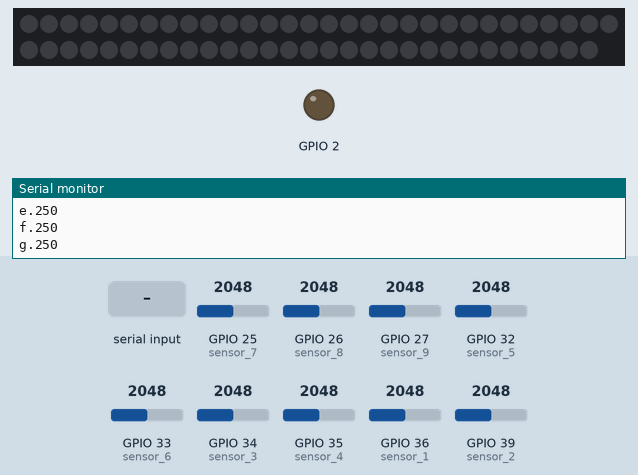
Simulated run of this program. Board: ESP32. Parts: 59 RGB LEDs in strip order, left to right, continuing on the next row, output pins drawn as LEDs (lit = HIGH), the last lines printed to the serial monitor. The inputs (shaded band) are chosen by the test bench; at power-on: GPIO 25 (sensor_7) = 2048, GPIO 26 (sensor_8) = 2048, GPIO 27 (sensor_9) = 2048, GPIO 32 (sensor_5) = 2048, GPIO 33 (sensor_6) = 2048, GPIO 34 (sensor_3) = 2048, GPIO 35 (sensor_4) = 2048, GPIO 36 (sensor_1) = 2048, GPIO 39 (sensor_2) = 2048. Dim RGB values are drawn brighter than linear.

Above: at 1.2 s.
1.3 s: "1051\n" received over Serial
At 1.75 s:
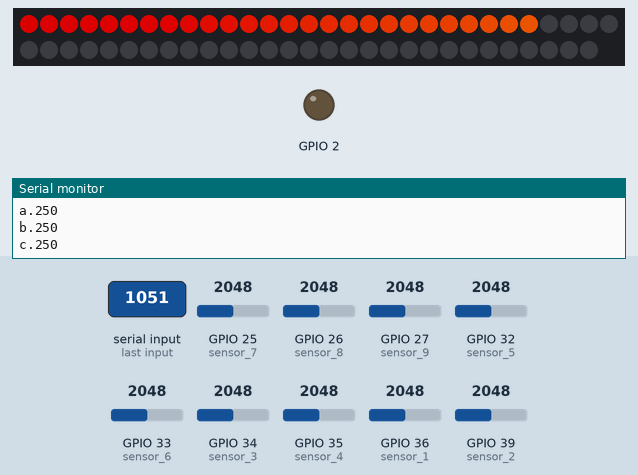
At 3.7 s:
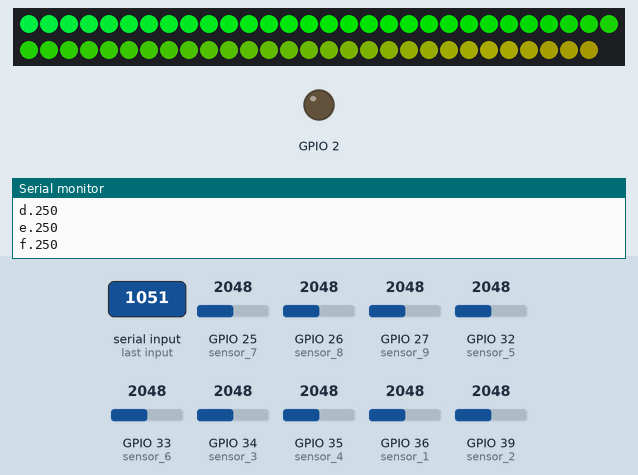
4.3 s: "1054\n" received over Serial
At 5.7 s:
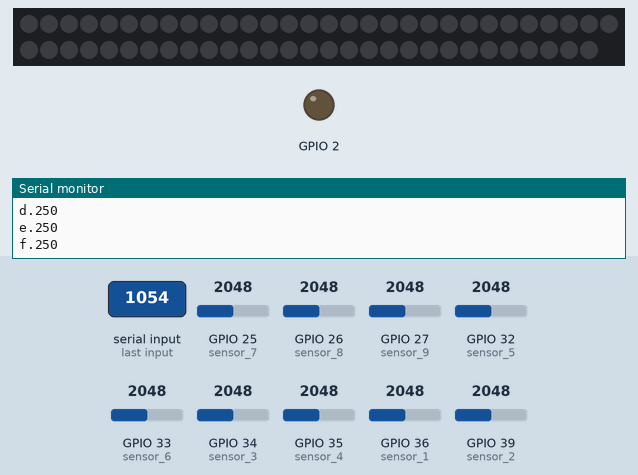
Timing chart, 0 to 7.3 s (numbered marks = the images above; inputs shaded):
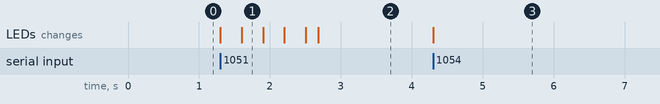

The program:

main.cpp
```cpp
// this code is for the sensors and LED strip
// v1
// recive values from rgb + brightness
// |r|g|b|brightness|
// |0-255|256-511|512-767|768-|1023|
// commands for led effect
// 1051 - rainbow
// 1053 || 1054 - center to outside
// 1055 - snake outside to center and vice viera
// 1057 - clear

#include <FastLED.h>
#define NUM_LEDS 59
#define PIN 14
CRGB leds[NUM_LEDS];
int serialdata;
int x[4];

const int sensor_1 = 36;
const int sensor_2 = 39;
const int sensor_3 = 34;
const int sensor_4 = 35;
const int sensor_5 = 32;
const int sensor_6 = 33;
const int sensor_7 = 25;
const int sensor_8 = 26;
const int sensor_9 = 27;
TaskHandle_t SensRead;

// fast led cyclon e za rainbow

void showStrip();
void setPixel(int Pixel, byte red, byte green, byte blue);
void codeForSensRead(void *parameter);
void serialout();
void loop();
void serialin();
void CenterToOutside(byte red, byte green, byte blue, int EyeSize, int SpeedDelay, int ReturnDelay);
void OutsideToCenter(byte red, byte green, byte blue, int EyeSize, int SpeedDelay, int ReturnDelay);
void fadeall();
void Rainbow();

void setup()
{
  Serial.begin(115200);
  Serial.setTimeout(5);
  FastLED.addLeds<WS2812B, PIN, GRB>(leds, NUM_LEDS);

  xTaskCreatePinnedToCore(
      codeForSensRead, /* Task function. */
      "SensRead",      /* name of task. */
      1000,            /* Stack size of task */
      NULL,            /* parameter of the task */
      1,               /* priority of the task */
      &SensRead,       /* Task handle to keep track of created task */
      0);              /* Core */

  pinMode(36, INPUT);
  pinMode(39, INPUT);
  pinMode(34, INPUT);
  pinMode(35, INPUT);
  pinMode(32, INPUT);
  pinMode(33, INPUT);
  pinMode(25, INPUT);
  pinMode(26, INPUT);
  pinMode(27, INPUT);
  pinMode(13, INPUT);
  pinMode(2, OUTPUT);

  x[3]=60;
}

void showStrip()
{
  FastLED.show();
}

void setPixel(int Pixel, byte red, byte green, byte blue)
{
  leds[Pixel].r = red;
  leds[Pixel].g = green;
  leds[Pixel].b = blue;
}

void setAll(byte red, byte green, byte blue)
{
  for (int i = 0; i < NUM_LEDS; i++)
  {
    setPixel(i, red, green, blue);
  }
  showStrip();
}

void codeForSensRead(void *parameter)
{
  for (;;)
  {
    serialout();

  }
}
void serialout()
{
  Serial.print("a.");
  Serial.println(map(analogRead(sensor_1), 0, 4095, 500, 0));
  delay(5);
  Serial.print("b.");
  Serial.println(map(analogRead(sensor_2), 0, 4095, 500, 0));
  delay(5);
  Serial.print("c.");
  Serial.println(map(analogRead(sensor_3), 0, 4095, 500, 0));
  delay(5);
  Serial.print("d.");
  Serial.println(map(analogRead(sensor_4), 0, 4095, 500, 0));
  delay(5);
  Serial.print("e.");
  Serial.println(map(analogRead(sensor_5), 0, 4095, 500, 0));
  delay(5);
  Serial.print("f.");
  Serial.println(map(analogRead(sensor_6), 0, 4095, 500, 0));
  delay(5);
  Serial.print("g.");
  Serial.println(map(analogRead(sensor_7), 0, 4095, 500, 0));
  delay(5);
  Serial.print("h.");
  Serial.println(map(analogRead(sensor_8), 0, 4095, 500, 0));
  delay(5);
  Serial.print("i.");
  Serial.println(map(analogRead(sensor_9), 0, 4095, 500, 0));
  delay(5);
}

void loop()
{
  serialin();
}

void serialin()
{
  if (Serial.available() > 0)
  {
   // Serial.print("values  ");
    serialdata = Serial.parseInt();
    //Serial.println(serialdata);
    if (serialdata >= 0 && serialdata <= 255)
    {
      x[0] = serialdata;

    }
    if (serialdata >= 256 && serialdata <= 511)
    {
      x[1] = serialdata;
      x[1] = x[1] - 256;
    }
    if (serialdata >= 512 && serialdata <= 767)
    {
      x[2] = serialdata;
      x[2] = x[2] - 512;
    }
     if (serialdata >= 768 && serialdata <= 1023)
     {
       x[3] = serialdata;
       x[3] = x[3] - 768;
       FastLED.setBrightness(x[3]);
     }
    if (serialdata == 1051)
    {
      Rainbow();
    }
    if (serialdata == 1053 || serialdata == 1054)
    {
     // Serial.println("1053-1054 start");
      setAll(0, 0, 0);
      int a = NUM_LEDS / 2;
      int b = NUM_LEDS / 2;
      int SpeedDelay = 70;
      for (int n = 0; n < (NUM_LEDS / 2) + 1; n++)
      {
        setPixel(a, x[0], x[1], x[2]);
        setPixel(b, x[0], x[1], x[2]);
        a += 1;
        b -= 1;
        showStrip();
        delay(SpeedDelay);
      }
      while (Serial.available() > 0)
      {
        Serial.read();
      }
      // Serial.println("1053-1054 end");
    }
    if (serialdata == 1055)
    {
     //  Serial.println("1055 start");
      int EyeSize = 5;
      int SpeedDelay = 70;
      int ReturnDelay = 50;

      CenterToOutside(x[0], x[1], x[2], EyeSize, SpeedDelay, ReturnDelay);
      OutsideToCenter(x[0], x[1], x[2], EyeSize, SpeedDelay, ReturnDelay);
     //  Serial.println("1055 end");
    }

    if (serialdata == 1057)
    {
      setAll(0, 0, 0);
    }
  }
}
void CenterToOutside(byte red, byte green, byte blue, int EyeSize, int SpeedDelay, int ReturnDelay)
{
  for (int i = ((NUM_LEDS - EyeSize) / 2); i >= 0; i--)
  {
    setAll(0, 0, 0);

    setPixel(i, red / 10, green / 10, blue / 10);
    for (int j = 1; j <= EyeSize; j++)
    {
      setPixel(i + j, red, green, blue);
    }
    setPixel(i + EyeSize + 1, red / 10, green / 10, blue / 10);

    setPixel(NUM_LEDS - i, red / 10, green / 10, blue / 10);
    for (int j = 1; j <= EyeSize; j++)
    {
      setPixel(NUM_LEDS - i - j, red, green, blue);
    }
    setPixel(NUM_LEDS - i - EyeSize - 1, red / 10, green / 10, blue / 10);

    showStrip();
    delay(SpeedDelay);
  }
  delay(ReturnDelay);
  while (Serial.available() > 0)
  {
    Serial.read();
  }
}

void OutsideToCenter(byte red, byte green, byte blue, int EyeSize, int SpeedDelay, int ReturnDelay)
{
  for (int i = 0; i <= ((NUM_LEDS - EyeSize) / 2); i++)
  {
    setAll(0, 0, 0);

    setPixel(i, red / 10, green / 10, blue / 10);
    for (int j = 1; j <= EyeSize; j++)
    {
      setPixel(i + j, red, green, blue);
    }
    setPixel(i + EyeSize + 1, red / 10, green / 10, blue / 10);

    setPixel(NUM_LEDS - i, red / 10, green / 10, blue / 10);
    for (int j = 1; j <= EyeSize; j++)
    {
      setPixel(NUM_LEDS - i - j, red, green, blue);
    }
    setPixel(NUM_LEDS - i - EyeSize - 1, red / 10, green / 10, blue / 10);

    showStrip();
    delay(SpeedDelay);
  }
  delay(ReturnDelay);
  while (Serial.available() > 0)
  {
    Serial.read();
  }
}

void Rainbow()
{
  static uint8_t hue = 0;
  // First slide the led in one direction
  for (int i = 0; i < NUM_LEDS; i++)
  {
    // Set the i'th led to red
    leds[i] = CHSV(hue++, 255, 255);
    // Show the leds
    FastLED.show();
    // now that we've shown the leds, reset the i'th led to black
    // leds[i] = CRGB::Black;
    fadeall();
    // Wait a little bit before we loop around and do it again
    delay(10);
  }

  // Now go in the other direction.
  for (int i = (NUM_LEDS)-1; i >= 0; i--)
  {
    // Set the i'th led to red
    leds[i] = CHSV(hue++, 255, 255);
    // Show the leds
    FastLED.show();
    // now that we've shown the leds, reset the i'th led to black
    // leds[i] = CRGB::Black;
    fadeall();
    // Wait a little bit before we loop around and do it again
    delay(10);
  }
}

void fadeall()
{
  for (int i = 0; i < NUM_LEDS; i++)
  {
    leds[i].nscale8(250);
  }
}
```

Measured:
- after the input at 1.3 s, the LEDs: first change at once (image 1 shows a later state)
- after the input at 4.3 s, the LEDs: change at once (image 3)
